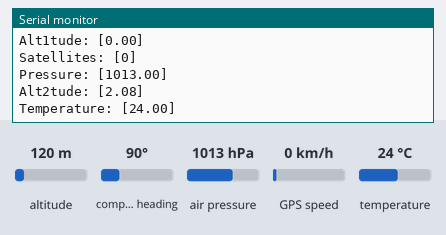
This sketch was run on a simulated Arduino Uno, built with avr-gcc and run on an emulated ATmega328P. On the bench: the last lines printed to the serial monitor. Inputs (shaded band) come from the test bench; at power-on: altitude 120 m, compass heading 90°, air pressure 1013 hPa, GPS speed 0 km/h, temperature 24 °C. The GPS gets a fix after 3 s at 37.7749, -122.4194 with 8 satellites.

Above: at 2.2 s.
2.3 s: altitude set to 20 m
3.8 s: compass heading set to 7°
5.3 s: air pressure set to 952 hPa
At 6.3 s:
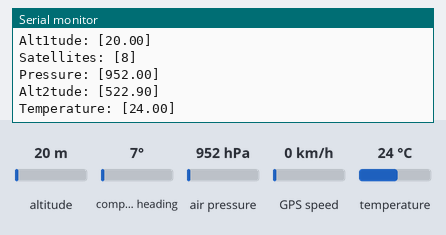
12.1 s: GPS speed set to 2 km/h
13.6 s: temperature set to 12 °C
At 14.9 s:
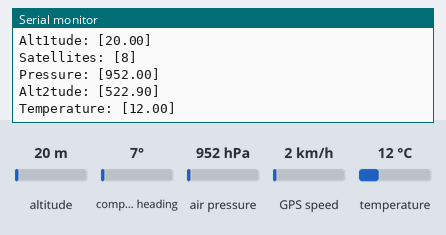
Timing chart, 0 to 16.1 s (numbered marks = the images above; inputs shaded):
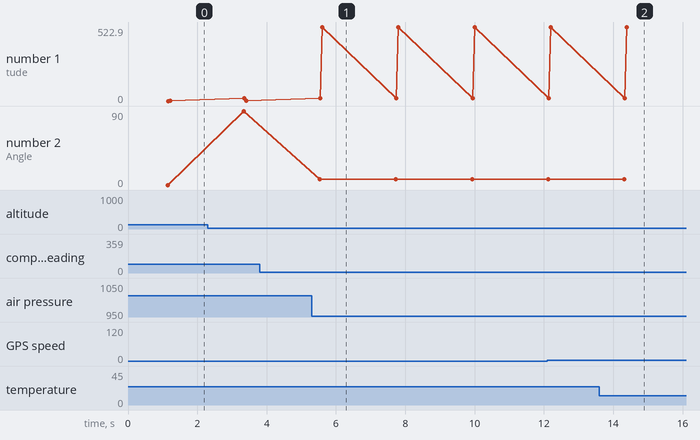

The sketch:

gps___altimeter_ino.ino
```cpp
#include <Adafruit_GPS.h>
#include <SoftwareSerial.h>
#include <Wire.h>
#include <Adafruit_MPL3115A2.h>
Adafruit_MPL3115A2 baro = Adafruit_MPL3115A2(); //SCL A5 en SDA A4
SoftwareSerial mySerial(3, 2); //RX D2 en TXX D3
Adafruit_GPS GPS(&mySerial);
#define GPSECHO  false
boolean usingInterrupt = false;
void useInterrupt(boolean);
//int sensor_read = 0;
String latitude = " ";

void setup(){
  Serial.begin(9600);
  GPS.begin(9600);
  GPS.sendCommand(PMTK_SET_NMEA_OUTPUT_RMCGGA);
  GPS.sendCommand(PMTK_SET_NMEA_UPDATE_1HZ);
  useInterrupt(true);
  delay(1000);
  mySerial.println(PMTK_Q_RELEASE);
            }
  SIGNAL(TIMER0_COMPA_vect) {
  char c = GPS.read();
  #ifdef UDR0
  if (GPSECHO)
    if (c) UDR0 = c;
  #endif
                             }

void useInterrupt(boolean v) {
  if (v) {
    // Timer0 is already used for millis() - we'll just interrupt somewhere
    // in the middle and call the "Compare A" function above
    OCR0A = 0xAF;
    TIMSK0 |= _BV(OCIE0A);
    usingInterrupt = true;
          }
  else {
    // do not call the interrupt function COMPA anymore
    TIMSK0 &= ~_BV(OCIE0A);
    usingInterrupt = false;
          }
                              }

uint32_t timer = millis();
void loop() {

      if (! usingInterrupt) {
    char c = GPS.read();
    if (GPSECHO)
      if (c) Serial.print(c);}

  if (GPS.newNMEAreceived()) {
    if (!GPS.parse(GPS.lastNMEA()))
    return;                   }

    //if (timer > millis())  timer = millis();
    //if (millis() - timer > 2000) { timer = millis();

    Serial.print("Fix:["); Serial.print((int)GPS.fix);Serial.println("]");
    Serial.print("Quality: ["); Serial.print((int)GPS.fixquality);Serial.println("]");
    Serial.print("Date/Time: [");
    Serial.print(GPS.year, DEC);Serial.print("-");
    Serial.print(GPS.day, DEC);Serial.print("-");
    Serial.print(GPS.month, DEC);Serial.print(" ");
    Serial.print(GPS.hour, DEC); Serial.print(':');
    Serial.print(GPS.minute, DEC); Serial.print(':');
    Serial.print(GPS.seconds, DEC);Serial.print("]");Serial.println("");
    Serial.print("Loc_x(GM):[");
    Serial.print(GPS.latitudeDegrees, 15);Serial.print("]");Serial.println("");
    Serial.print("Loc_y(GM):[");
    Serial.print(GPS.longitudeDegrees,15);Serial.print("]");Serial.println("");
    Serial.print("Speed (m/s):[");Serial.print(GPS.speed*0.514444444);Serial.print("]");Serial.println("");
    Serial.print("Angle: [");Serial.print(GPS.angle);Serial.print("]");Serial.println("");
    Serial.print("Alt1tude: [");Serial.print(GPS.altitude);Serial.print("]");Serial.println("");
    Serial.print("Satellites: [");Serial.print(GPS.satellites);Serial.print("]");Serial.println("");

    //}

    if (! baro.begin()) {
    Serial.println("Couldnt find sensor");
    return;
  }

    float pascals = baro.getPressure();
    Serial.print("Pressure: [");Serial.print(pascals/100);Serial.print("]");Serial.println("");
    float altm = baro.getAltitude();
    float tempC = baro.getTemperature();

    Serial.print("Alt2tude: [");Serial.print(altm);Serial.print("]");Serial.println("");
    Serial.print("Temperature: [");Serial.print(tempC);Serial.print("]");Serial.println("");
    delay(2000);

}
```

Measured:
- after the input at 5.3 s, the serial monitor: prints a new line after 0.29 s (image 1)
- after the input at 13.6 s, the serial monitor: prints a new line after 0.81 s (image 2)
- plotted number 1: 2.08 → 522.9 after the input at 5.3 s
